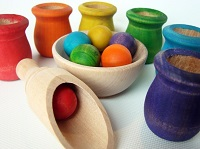
%> input picture 7-normalizedCuts/MatlabCode/Images/20.jpg, 200 x 149 px
$ octave --eval "result = watershedImageSegment(imread('Images/20.jpg'));"   (GNU Octave 9; MATLAB toolbox functions it lacks are replaced by stand-ins)
%> lines starting %> are read from the running program, lines starting %| are printed output that depends on the picture; in (x1, y1, x2, y2) boxes, pixels count from 0 and x2, y2 are one past the last pixel; in counts of white or black regions, pixels touching at a corner belong together; the program's own positions count from 1
function[imageRegions] = watershedImageSegment(I)
I = rgb2gray(I);

hy = fspecial('sobel');
hx = hy';
Iy = imfilter(double(I), hy, 'replicate');
Ix = imfilter(double(I), hx, 'replicate');
gradmag = sqrt(Ix.^2 + Iy.^2);

se = strel('disk', 5);
Ie = imerode(I, se);
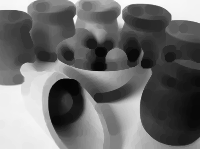
%> Ie: size 149x200 uint8; min 4, max 251, mean 109.5
Iobr = imreconstruct(Ie, I);
Iobrd = imdilate(Iobr, se);
Iobrcbr = imreconstruct(imcomplement(Iobrd), imcomplement(Iobr));
Iobrcbr = imcomplement(Iobrcbr);
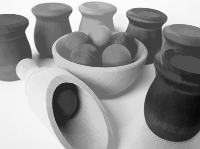
%> Iobrcbr: size 149x200 uint8; min 10, max 251, mean 147.9
fgm = imregionalmax(Iobrcbr);
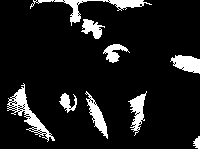
%> fgm: size 149x200 logical; 10.1% white; 9 white regions, largest, box (x1, y1, x2, y2) and area: (7, 83, 55, 142) 638, (30, 0, 152, 26) 566, (170, 55, 200, 74) 378
se2 = strel(ones(5,5));
fgm2 = imclose(fgm, se2);
%> fgm2: size 149x200 logical; 11.9% white; 8 white regions, largest, box (x1, y1, x2, y2) and area: (30, 0, 152, 39) 919, (7, 83, 55, 142) 848, (128, 91, 147, 136) 419
fgm3 = imerode(fgm2, se2);
%> fgm3: size 149x200 logical; 5.5% white; 11 white regions (2 under 20 px), largest, box (x1, y1, x2, y2) and area: (9, 91, 51, 139) 443, (174, 57, 200, 71) 237, (132, 97, 143, 130) 188
fgm4 = bwareaopen(fgm3, 20);
bw = im2bw(Iobrcbr, graythresh(Iobrcbr));
%> bw: size 149x200 logical; 46.9% white; 2 white regions, box (x1, y1, x2, y2) and area: (0, 0, 200, 149) 13887, (190, 135, 200, 149) 89
D = bwdist(bw);
DL = watershed(D);
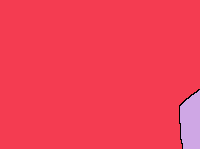
%> DL: size 149x200 uint8; 3 distinct labels, from 0 to 2; one colour per label, 0 black
bgm = DL == 0;
%> bgm: size 149x200 logical; 0.28% white in thin lines or dots, all inside (x1, y1, x2, y2) = (179, 89, 200, 149)
gradmag2 = imimposemin(gradmag, bgm | fgm4);
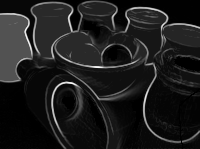
%> gradmag2: size 149x200 double; 5.71% of the values are NaN or infinite; the others: min 0.845, max 846.3, mean 105; drawn with min black, max white, NaN and infinite black
L = watershed(gradmag2);
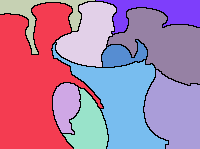
%> L: size 149x200 uint8; 11 distinct labels, from 0 to 10; one colour per label, 0 black
imageRegions = label2rgb(L, 'jet', 'w', 'shuffle');
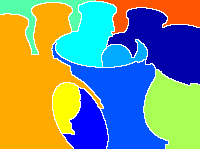
%> imageRegions: size 149x200x3 uint8; mean R, G, B 127.5, 147.6, 128.6

end

$ run again, on 7-normalizedCuts/MatlabCode/Images/21.jpg
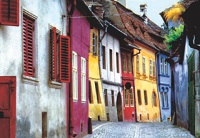
%> input picture 7-normalizedCuts/MatlabCode/Images/21.jpg, 200 x 138 px
%> in watershedImageSegment, `fgm = imregionalmax(Iobrcbr);`:
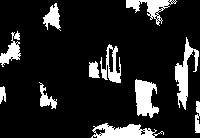
%> fgm: size 138x200 logical; 14% white; 11 white regions, largest, box (x1, y1, x2, y2) and area: (91, 123, 164, 138) 644, (175, 37, 199, 110) 639, (135, 79, 159, 118) 622
%> fgm2: size 138x200 logical; 16.7% white; 10 white regions, largest, box (x1, y1, x2, y2) and area: (89, 44, 121, 83) 786, (91, 123, 164, 138) 773, (175, 37, 199, 110) 699
%> fgm3: size 138x200 logical; 9.3% white; 13 white regions (2 under 20 px), largest, box (x1, y1, x2, y2) and area: (95, 126, 155, 138) 551, (91, 48, 119, 81) 513, (137, 82, 156, 114) 406
%> bw: size 138x200 logical; 41.4% white; 5 white regions, box (x1, y1, x2, y2) and area: (0, 0, 67, 138) 5391, (83, 46, 194, 138) 3024, (88, 30, 125, 120) 1271, (114, 0, 183, 29) 978, (100, 35, 122, 84) 762
%> DL: size 138x200 uint8; 6 distinct labels, from 0 to 5
%> bgm: size 138x200 logical; 2.1% white in thin lines or dots, all inside (x1, y1, x2, y2) = (67, 0, 200, 138)
%> L: size 138x200 uint8; 11 distinct labels, from 0 to 10
%> in watershedImageSegment, `imageRegions = label2rgb(L, 'jet', 'w', 'shuffle');`:
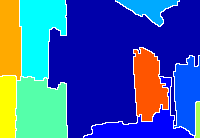
%> imageRegions: size 138x200x3 uint8; mean R, G, B 58.9, 94.3, 167.3
